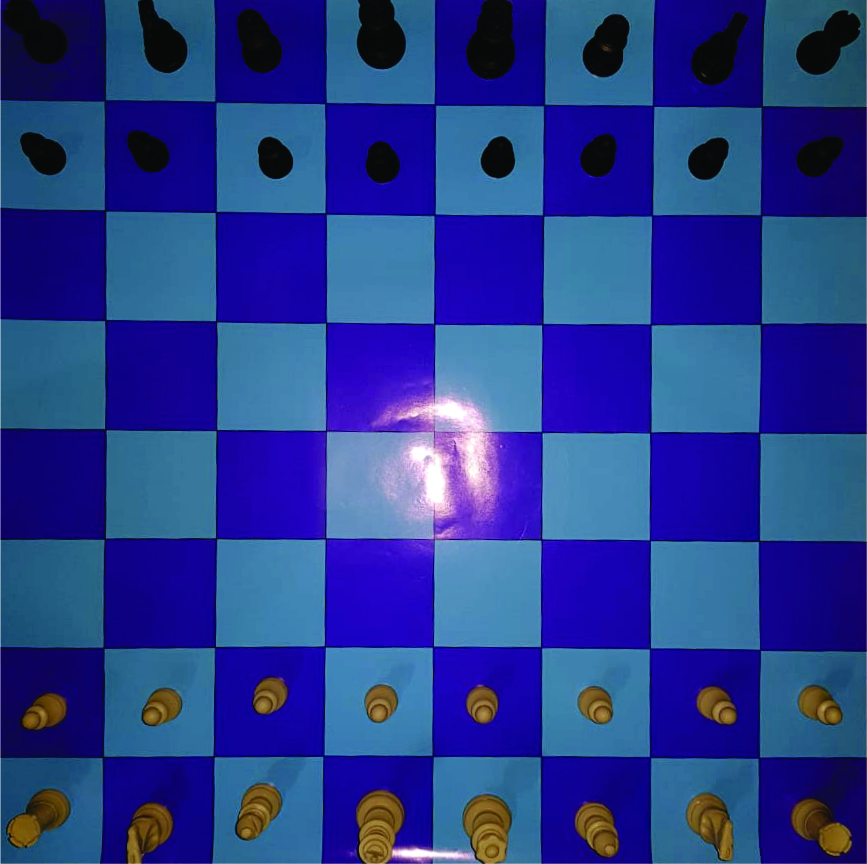
#> input picture teste1.jpg, 867 x 864 px, given in place of the camera
$ python main3.py
#> lines starting #> are read from the running program, lines starting #| are printed output that depends on the picture; after the words box and inside, x2 and y2 are one past the last pixel; in counts of white or black regions, pixels touching at a corner belong together
import cv2
import numpy as np


def main():
    cap = cv2.VideoCapture(0)

    while cap.isOpened():
        ret, frame = cap.read()
#> frame is the input picture: shape (864, 867, 3); mean B, G, R 142.1, 57.9, 38.9
        frame = cv2.flip(frame, 1)
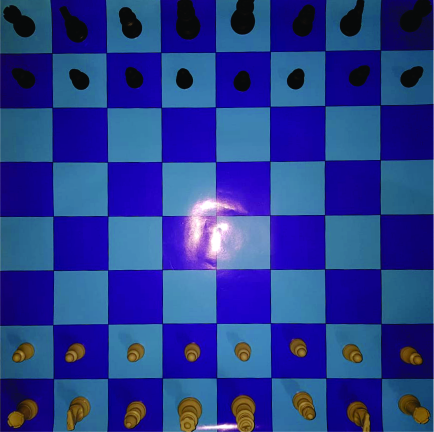
#> frame: shape (864, 867, 3) (shown at 1/2 size); mean B, G, R 142.1, 57.9, 38.9

        find_board(frame)

        cv2.imshow('Chessboard Recognition', frame)

        if cv2.waitKey(1) & 0xFF == ord('q'):
            break

    cap.release()
    cv2.destroyAllWindows()


def find_board(frame):
    gray = cv2.cvtColor(frame, cv2.COLOR_BGR2GRAY)
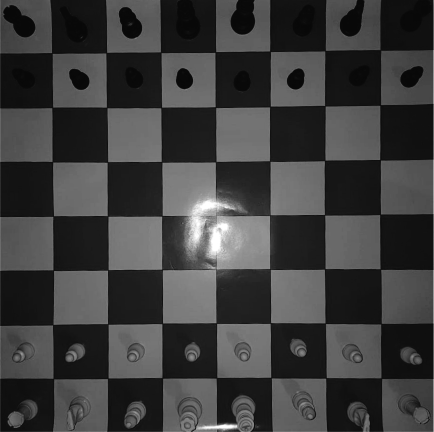
#> gray: shape (864, 867) (shown at 1/2 size); min 8, max 255, mean 61.8

    # Apply edge detection mesthod on the image
    edges = cv2.Canny(gray, 50, 150, apertureSize=3)
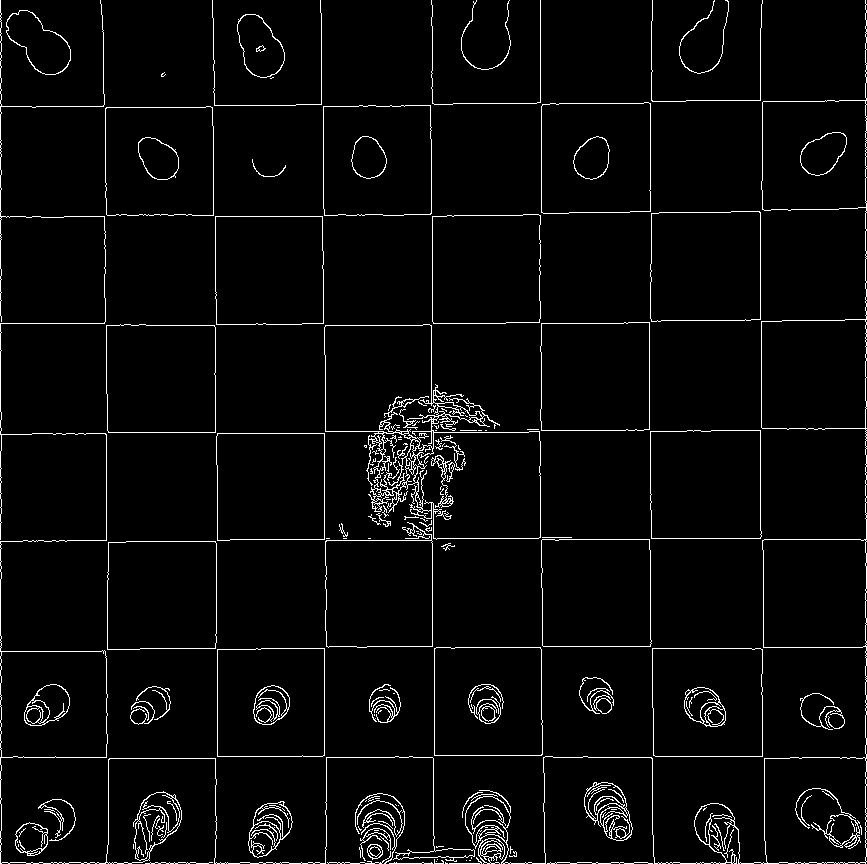
#> edges: shape (864, 867); 3.6% white in thin lines or dots

    # This returns an array of r and theta values
    lines = cv2.HoughLines(edges, 1, np.pi / 180, 200)
#> lines = 18 rows, first 8: [0, 0], [865, 0], [863, 1.57], [757, 1.57], [650, 0], [541, 0], [432, 0], [539, 1.57]

    # The below for loop runs till r and theta values
    # are in the range of the 2d array
    for r, theta in lines[0]:
        # Stores the value of cos(theta) in a
        a = np.cos(theta)

        # Stores the value of sin(theta) in b
        b = np.sin(theta)

        # x0 stores the value rcos(theta)
        x0 = a * r

        # y0 stores the value rsin(theta)
        y0 = b * r

        # x1 stores the rounded off value of (rcos(theta)-1000sin(theta))
        x1 = int(x0 + 1000 * (-b))

        # y1 stores the rounded off value of (rsin(theta)+1000cos(theta))
        y1 = int(y0 + 1000 * (a))

        # x2 stores the rounded off value of (rcos(theta)+1000sin(theta))
        x2 = int(x0 - 1000 * (-b))

        # y2 stores the rounded off value of (rsin(theta)-1000cos(theta))
        y2 = int(y0 - 1000 * (a))

        # cv2.line draws a line in img from the point(x1,y1) to (x2,y2).
        # (0,0,255) denotes the colour of the line to be
        # drawn. In this case, it is red.
        cv2.line(frame, (x1, y1), (x2, y2), (0, 0, 255), 2)
#> this loop made 1 pass
#> (r, theta, a, b, x0, y0, x1, y1) on pass 1: (0, 0, 1, 0, 0, 0, 0, 1000)
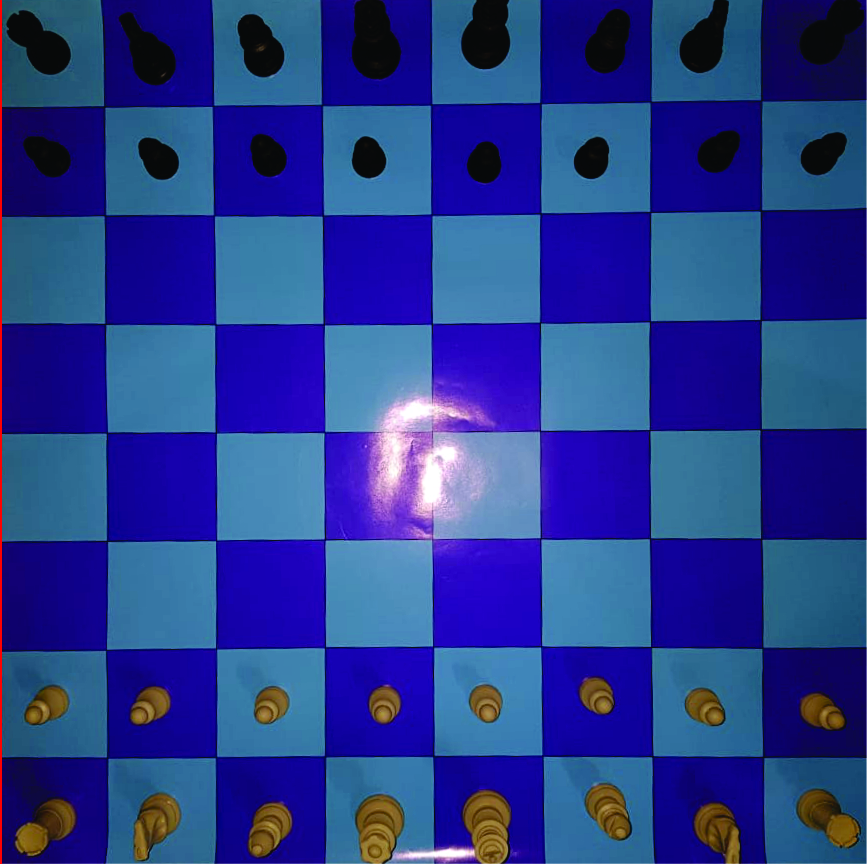
#> frame: shape (864, 867, 3); 0.23% of pixels changed, all inside (x1, y1, x2, y2) = (0, 0, 2, 864)

    # All the changes made in the input image are finally
    # written on a new image houghlines.jpg
    cv2.imwrite('linesDetected.jpg', frame)


if __name__ == "__main__":
    main()
#> (key q is pressed here)

$ run again, on teste10.jpg
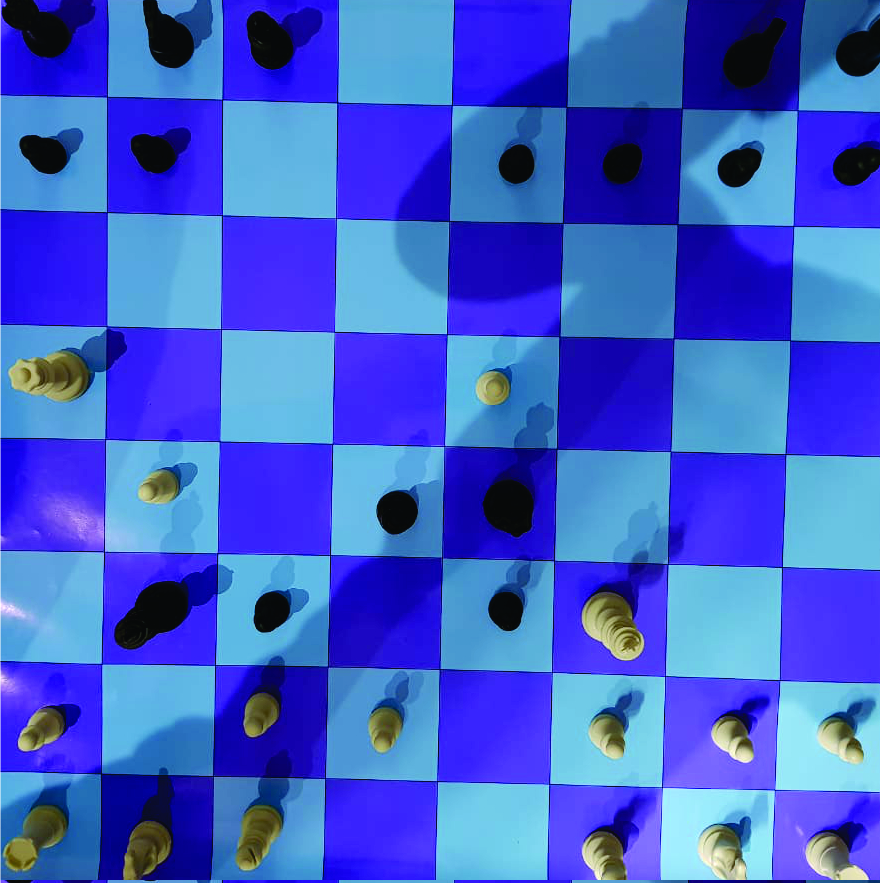
#> input picture teste10.jpg, 880 x 883 px, given in place of the camera
#> in main, frame is the input picture: shape (883, 880, 3); mean B, G, R 206.2, 92.2, 63.4
#> in find_board, `edges = cv2.Canny(gray, 50, 150, apertureSize=3)`:
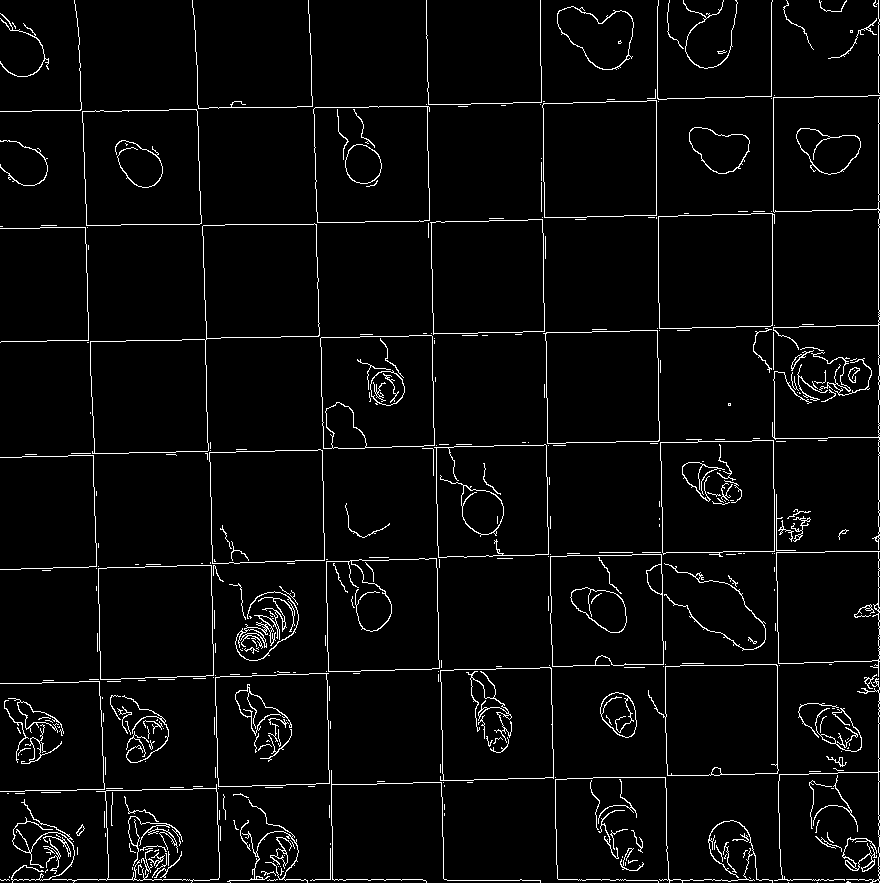
#> edges: shape (883, 880); 3.8% white in thin lines or dots
#> lines = 22 rows, first 8: [878, 0], [879, 1.57], [-77, 3.11], [454, 1.55], [-653, 3.12], [341, 1.55], [-540, 3.12], [111, 1.55]
#> the loop in find_board, `for r, theta in lines[0]:` made 1 pass
#> (r, theta, a, b, x0, y0, x1, y1) on pass 1: (878, 0, 1, 0, 878, 0, 878, 1000)
#> after the loop in find_board, `for r, theta in lines[0]:`:
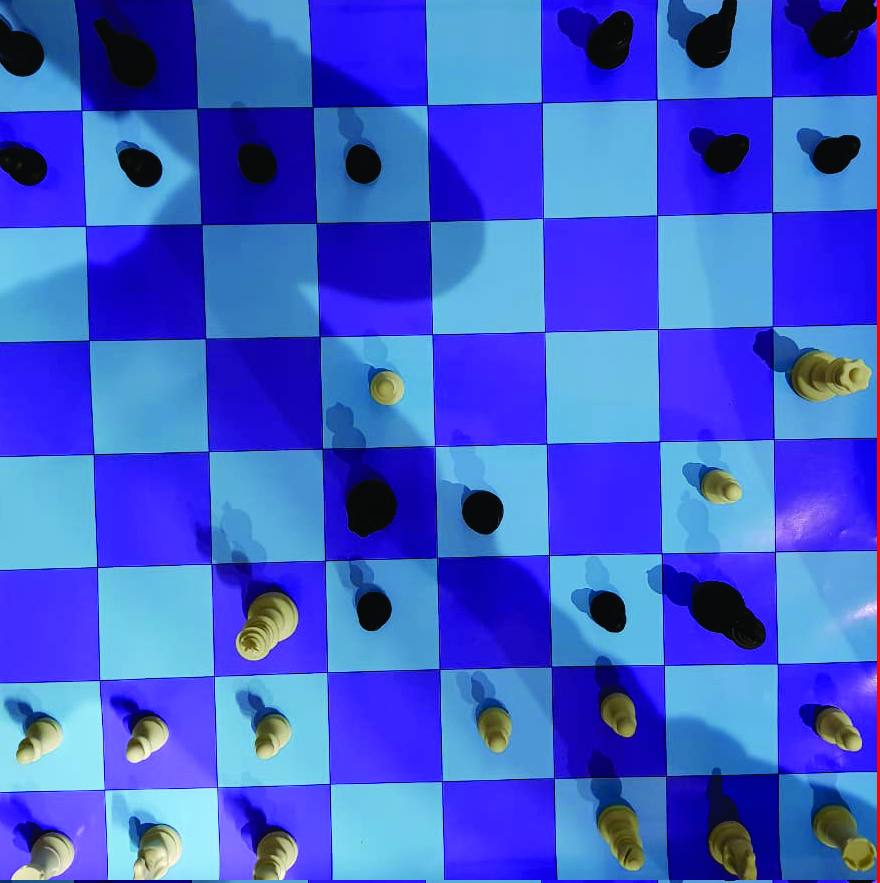
#> frame: shape (883, 880, 3); mean B, G, R 205.4, 91.8, 64

$ run again, on teste11.jpg
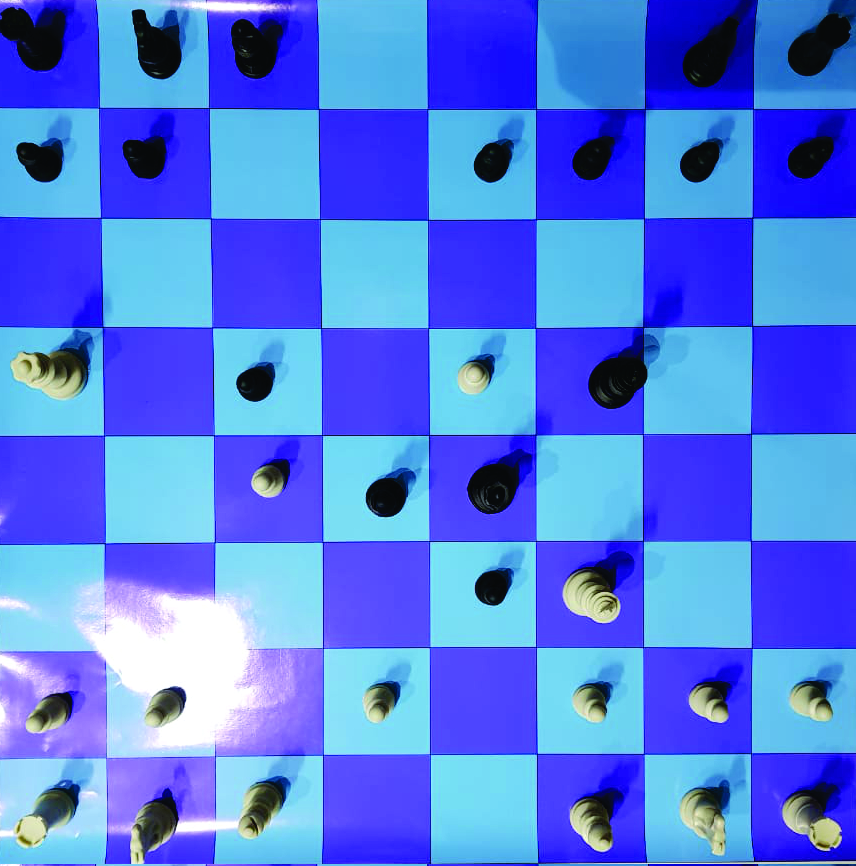
#> input picture teste11.jpg, 856 x 866 px, given in place of the camera
#> in main, frame is the input picture: shape (866, 856, 3); mean B, G, R 230.4, 121, 82
#> in find_board, `edges = cv2.Canny(gray, 50, 150, apertureSize=3)`:
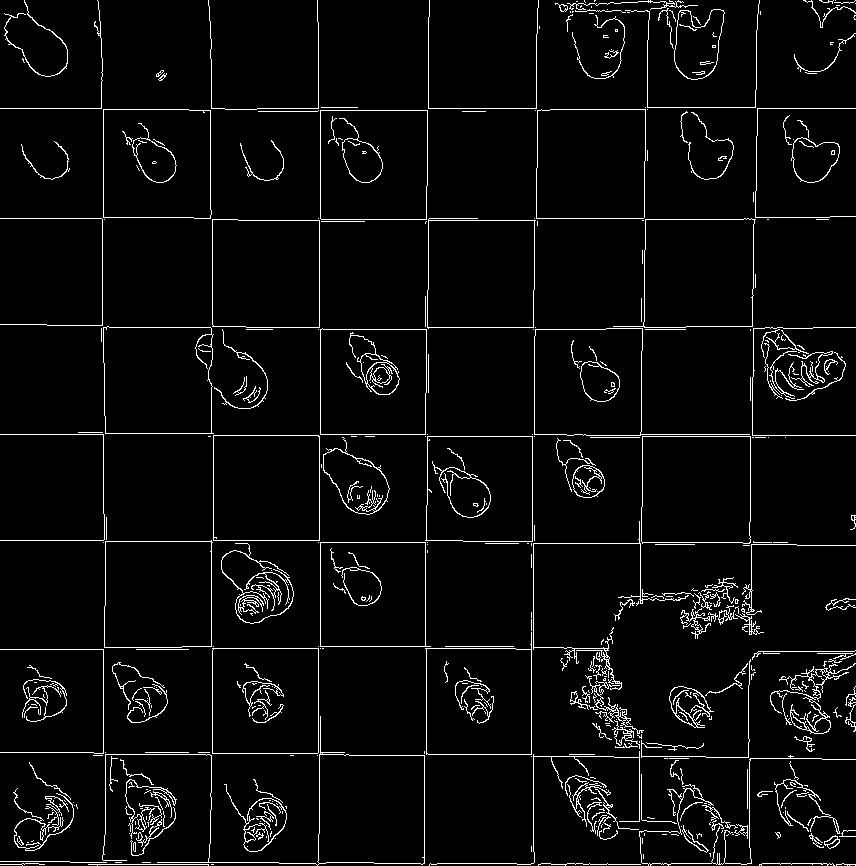
#> edges: shape (866, 856); 4.3% white in thin lines or dots
#> lines = 22 rows, first 8: [108, 1.57], [327, 1.57], [863, 1.57], [434, 1.57], [320, 0], [103, 0], [211, 0], [218, 1.57]
#> the loop in find_board, `for r, theta in lines[0]:` made 1 pass
#> (r, theta, a, b, x0, y0, x1, y1) on pass 1: (108, 1.57, -4.37e-08, 1, -4.72e-06, 108, -1000, 107)
#> after the loop in find_board, `for r, theta in lines[0]:`:
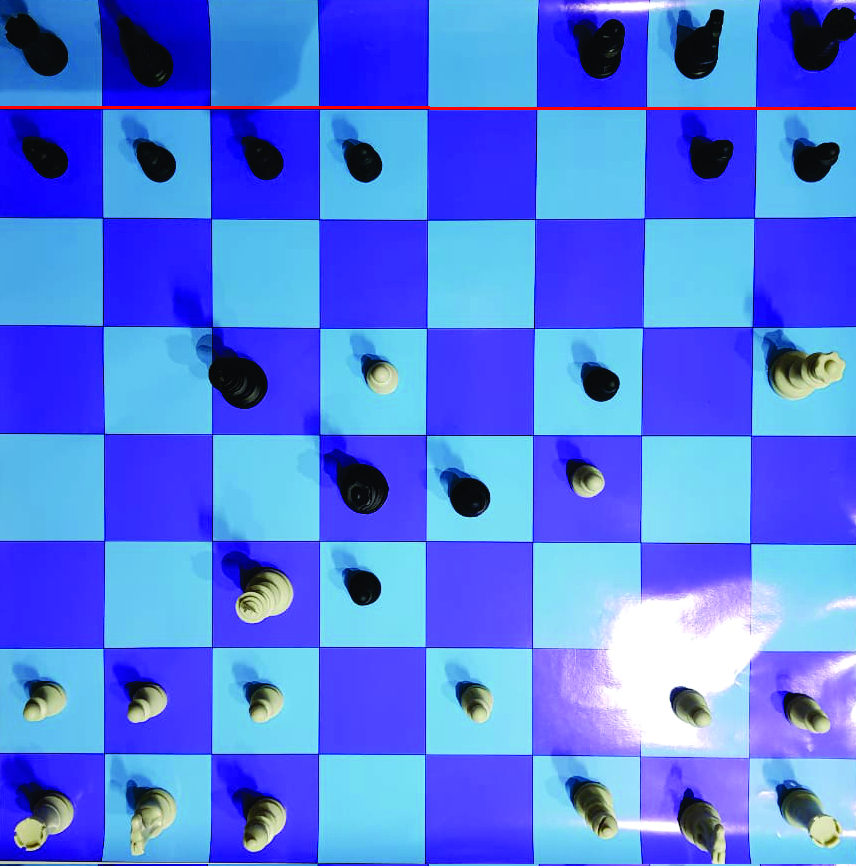
#> frame: shape (866, 856, 3); mean B, G, R 229.6, 120.7, 82.8
